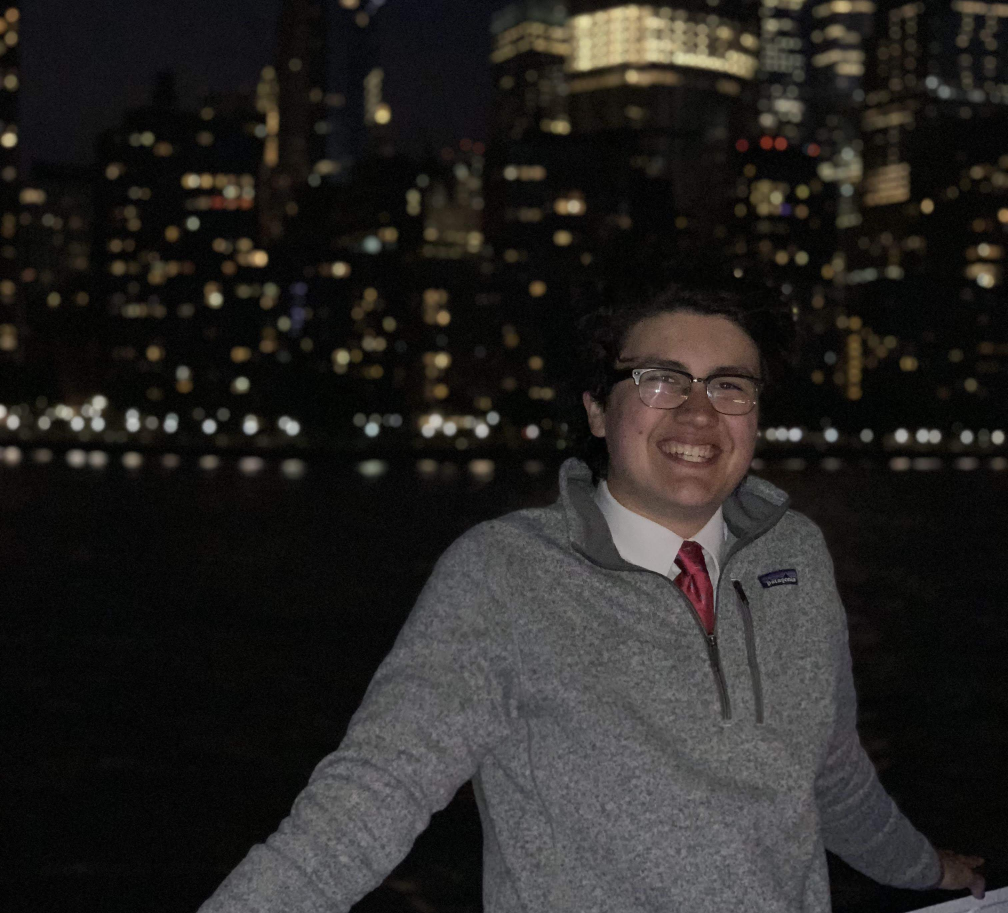
#> input picture test.jpg, 3024 x 2739 px (shown at 1/3 size)
$ python openCamera.py
#> lines starting #> are read from the running program, lines starting #| are printed output that depends on the picture
import cv2


def ResizeWithAspectRatio(image, width=None, height=None, inter=cv2.INTER_AREA):
    dim = None
    (imgHeight, imgWidth) = image.shape[:2]

    if width is None and height is None:
        return image
    if width is None:
        r = height / float(imgHeight)
        dim = (int(imgWidth * r), height)
    else:
        r = width / float(imgWidth)
        dim = (width, int(imgHeight * r))

    return cv2.resize(image, dim, interpolation=inter)


# Load the cascade
face_cascade = cv2.CascadeClassifier('haarcascade_frontalface_default.xml')
# Read the input image
img = cv2.imread('test.jpg')
#> img is the input picture: shape (2739, 3024, 3); mean B, G, R 34.1, 35.9, 38.1
# Convert into grayscale
gray = cv2.cvtColor(img, cv2.COLOR_BGR2GRAY)
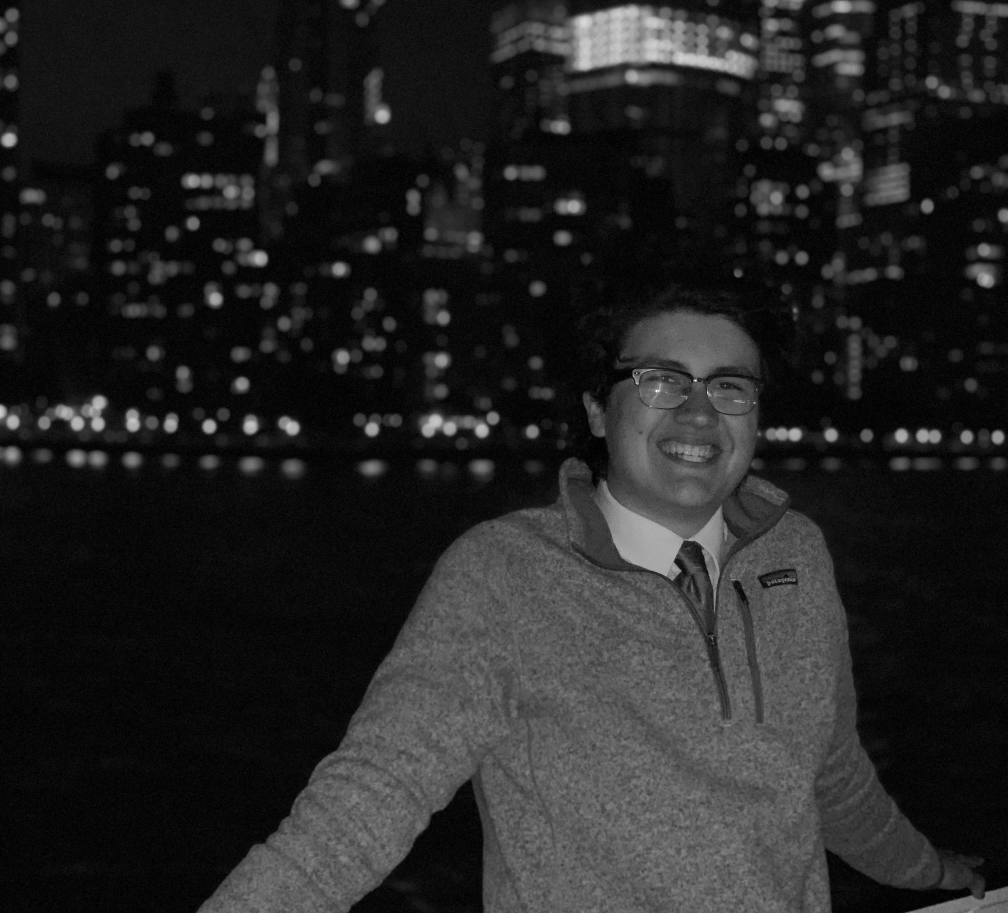
#> gray: shape (2739, 3024) (shown at 1/3 size); min 0, max 255, mean 36.4
# Detect faces
faces = face_cascade.detectMultiScale(gray, 1.1, 4)
#> faces = 15 rows, first 6: [525, 1095, 49, 49], [597, 309, 50, 50], [1362, 493, 50, 50], [2165, 1814, 55, 55], [1663, 1476, 53, 53], [1043, 2173, 59, 59]
# Draw rectangle around the faces
for (x, y, w, h) in faces:
    cv2.rectangle(img, (x, y), (x+w, y+h), (255, 0, 0), 2)
#> this loop made 15 passes
#> (x, y, w, h) on passes 1 to 12: (525, 1095, 49, 49), (597, 309, 50, 50), (1362, 493, 50, 50), (2165, 1814, 55, 55), (1663, 1476, 53, 53), (1043, 2173, 59, 59), (2277, 149, 62, 62), (2186, 1663, 61, 61), (1451, 2388, 68, 68), (761, 213, 91, 91), (1848, 24, 91, 91), (2238, 532, 109, 109)
# Display the output
resize = ResizeWithAspectRatio(img, height=1024)
cv2.imshow('Face Detection', resize)
cv2.waitKey()
